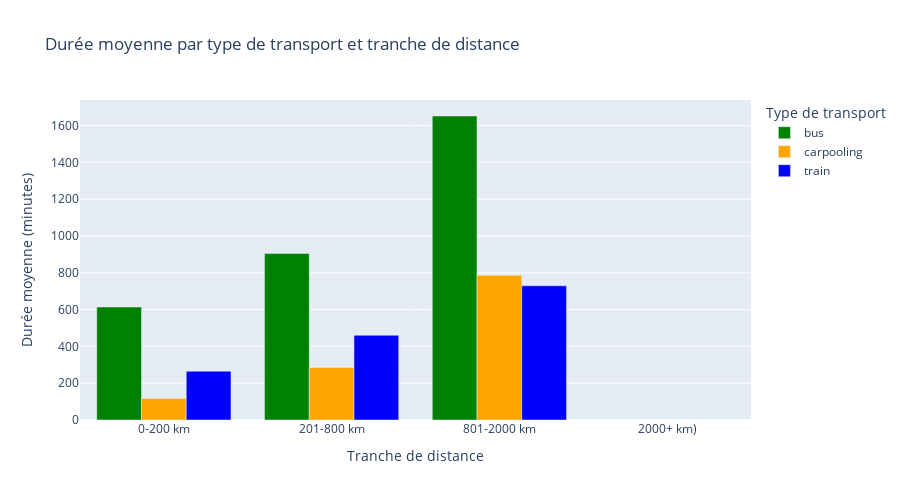

Write notebook code for a chart like this one.
### Markdown cell above
### 8.3 Durée moyenne selon la Distance et le Type de Transport

### Code cell
duration_by_distance = ticket.groupby(['distance_range', 'transport_type'])['duration_min'].mean().reset_index()

fig3 = px.bar(duration_by_distance, x='distance_range', y='duration_min', color='transport_type', barmode='group',
               title='Durée moyenne par type de transport et tranche de distance',
               labels={'distance_range': 'Tranche de distance', 'duration_min': 'Durée moyenne (minutes)', 'transport_type': 'Type de transport'},
               color_discrete_map={
                   'train': 'blue',
                   'bus': 'green',
                   'carpooling': 'orange',
               })
fig3.update_layout(height=500)
fig3.show()

### Figure 1 — Plotly figure (JSON) as saved in the notebook; plotly's stock layout.template omitted (floating-point values rounded to 4 significant figures)
{"data": [{"alignmentgroup": "True", "hovertemplate": "Type de transport=bus<br>Tranche de distance=%{x}<br>Durée moyenne (minutes)=%{y}<extra></extra>", "legendgroup": "bus", "marker": {"color": "green", "pattern": {"shape": ""}}, "name": "bus", "offsetgroup": "bus", "orientation": "v", "showlegend": true, "textposition": "auto", "type": "bar", "x": ["0-200 km", "201-800 km", "801-2000 km", "2000+ km)"], "xaxis": "x", "y": [614.0, 904.5, 1652.0, NaN], "yaxis": "y"}, {"alignmentgroup": "True", "hovertemplate": "Type de transport=carpooling<br>Tranche de distance=%{x}<br>Durée moyenne (minutes)=%{y}<extra></extra>", "legendgroup": "carpooling", "marker": {"color": "orange", "pattern": {"shape": ""}}, "name": "carpooling", "offsetgroup": "carpooling", "orientation": "v", "showlegend": true, "textposition": "auto", "type": "bar", "x": ["0-200 km", "201-800 km", "801-2000 km", "2000+ km)"], "xaxis": "x", "y": [117.1, 285.8, 786.0, NaN], "yaxis": "y"}, {"alignmentgroup": "True", "hovertemplate": "Type de transport=train<br>Tranche de distance=%{x}<br>Durée moyenne (minutes)=%{y}<extra></extra>", "legendgroup": "train", "marker": {"color": "blue", "pattern": {"shape": ""}}, "name": "train", "offsetgroup": "train", "orientation": "v", "showlegend": true, "textposition": "auto", "type": "bar", "x": ["0-200 km", "201-800 km", "801-2000 km", "2000+ km)"], "xaxis": "x", "y": [265.2, 460.7, 729.5, NaN], "yaxis": "y"}], "layout": {"barmode": "group", "height": 500, "legend": {"title": {"text": "Type de transport"}, "tracegroupgap": 0}, "title": {"text": "Durée moyenne par type de transport et tranche de distance"}, "xaxis": {"anchor": "y", "domain": [0, 1], "title": {"text": "Tranche de distance"}}, "yaxis": {"anchor": "x", "domain": [0, 1], "title": {"text": "Durée moyenne (minutes)"}}}}
